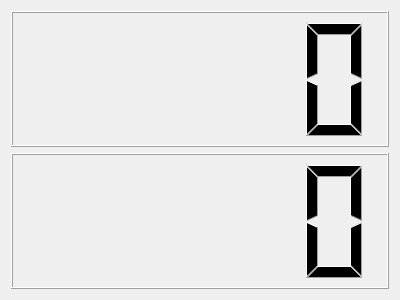
<?xml version="1.0" encoding="UTF-8"?>
<ui version="4.0">
 <class>Form</class>
 <widget class="QWidget" name="Form">
  <property name="geometry">
   <rect>
    <x>0</x>
    <y>0</y>
    <width>400</width>
    <height>300</height>
   </rect>
  </property>
  <property name="windowTitle">
   <string>Form</string>
  </property>
  <layout class="QVBoxLayout" name="verticalLayout">
   <item>
    <widget class="QLCDNumber" name="lcd1"/>
   </item>
   <item>
    <widget class="QLCDNumber" name="lcd2"/>
   </item>
  </layout>
 </widget>
 <resources/>
 <connections/>
</ui>
